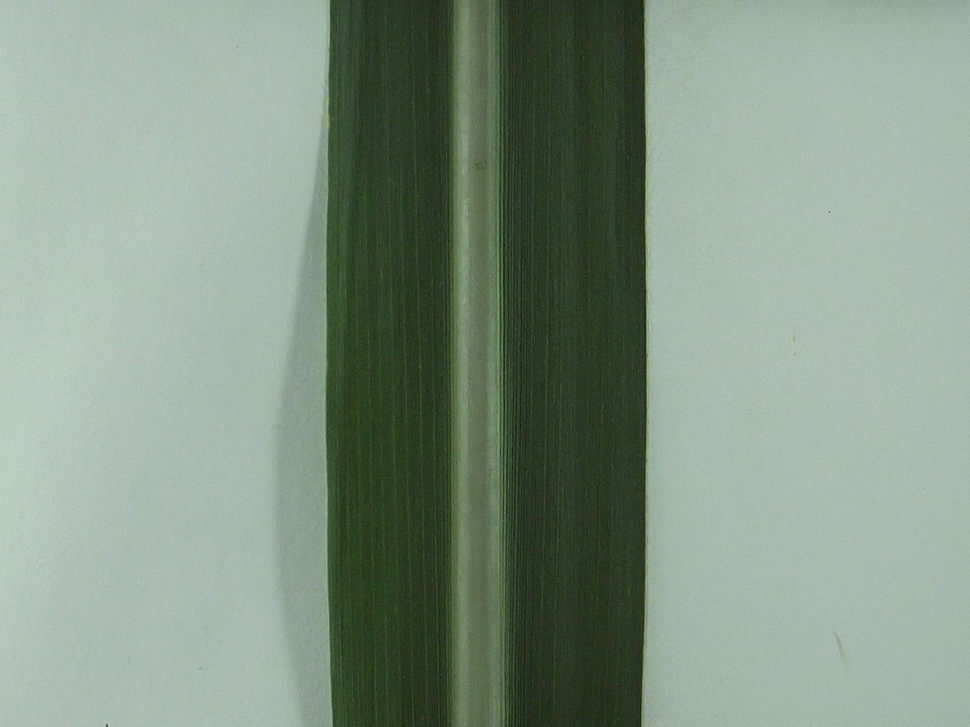
#> input picture 219_1_1.JPG, 970 x 727 px, shrunk from 4288 x 3216 before the run, found by its file name
$ python limbo.py
#> lines starting #> are read from the running program, lines starting #| are printed output that depends on the picture; after the words box and inside, x2 and y2 are one past the last pixel; in counts of white or black regions, pixels touching at a corner belong together; long printed decimals are rounded
import cv2
import numpy as np

img = cv2.imread("219_1_1.JPG")
#> img is the input picture: shape (727, 970, 3); mean B, G, R 131.9, 148.6, 129.7
hsv = cv2.cvtColor(img, cv2.COLOR_BGR2HSV)
#> hsv: shape (727, 970, 3); mean H, S, V 64.6, 50.9, 148.6

lower2 = (14, 90, 10)
upper2 = (100, 255, 255)

mask2 = cv2.inRange(hsv, lower2, upper2)
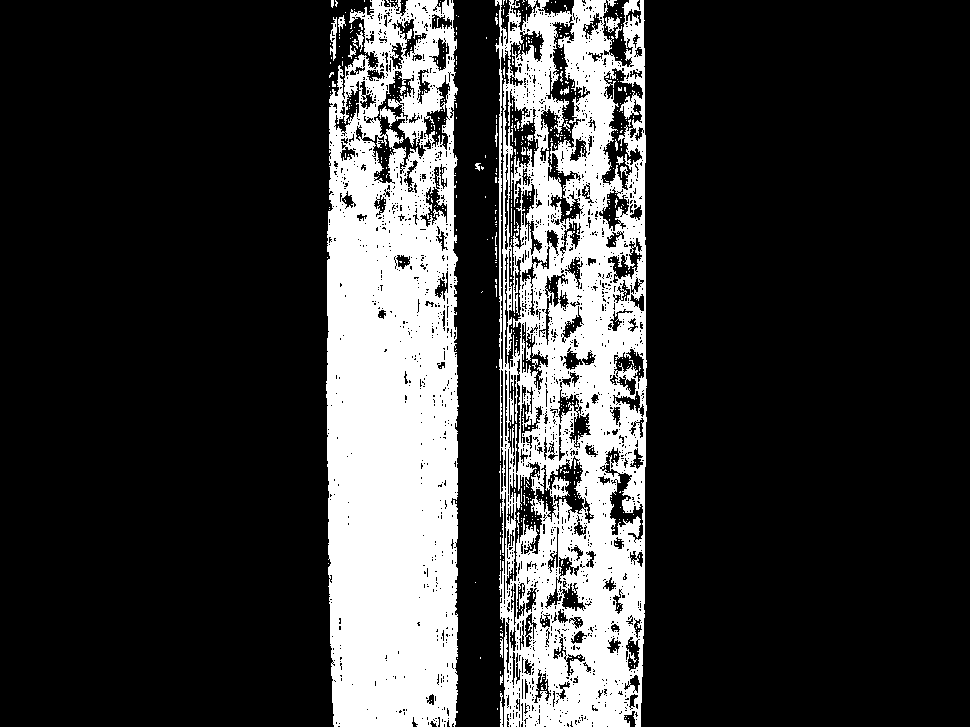
#> mask2: shape (727, 970); 21.9% white; 625 white regions (599 under 20 px), largest, box (x1, y1, x2, y2) and area: (326, 0, 459, 727) 80820, (495, 0, 647, 727) 71165, (330, 17, 337, 61) 165
res = cv2.bitwise_and(img, img, mask=mask2)
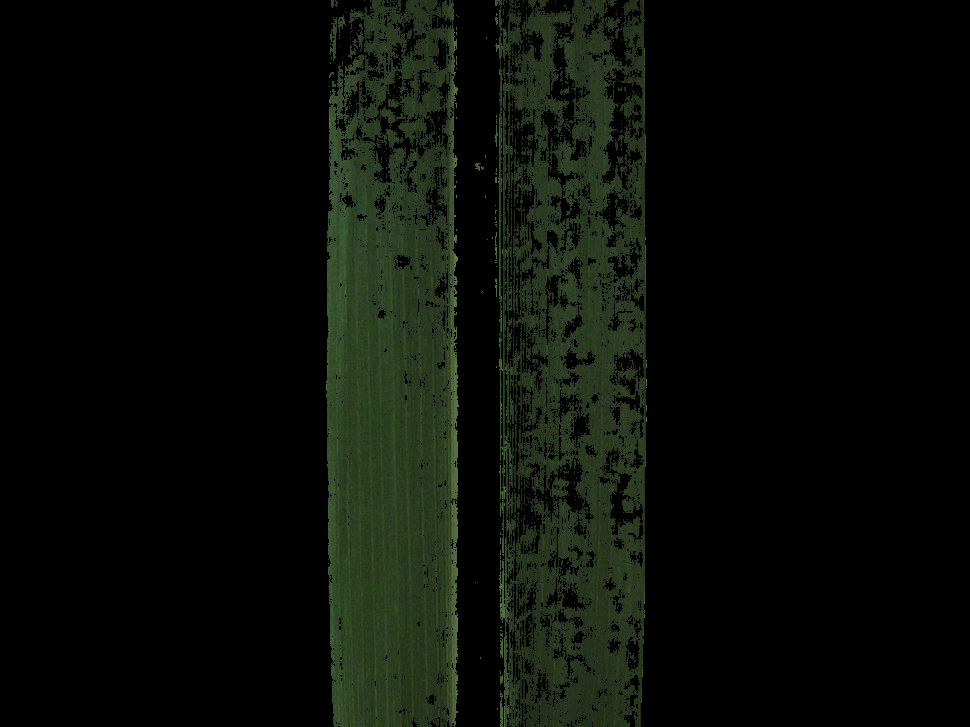
#> res: shape (727, 970, 3); mean B, G, R 7.6, 13.4, 9.7

valorMedio = cv2.mean(res)
#> valorMedio = (7.6, 13.41, 9.66, 0)

(mean, std) = cv2.meanStdDev(res)
#> mean = [7.6, 13.41, 9.66]; std = [14.78, 25.79, 18.65]

RGB = np.concatenate([(mean, std)]).flatten()
#> RGB = [7.6, 13.41, 9.66, 14.78, 25.79, 18.65]

cv2.imshow('Res', res)
cv2.waitKey(0)
cv2.destroyAllWindows()

print('Valores da média e desvio padrão RGB')
print(valorMedio)
#| (7.597, 13.405, 9.655, 0.0)
print(RGB)
#| [ 7.597 13.405  9.655 14.782 25.793 18.648]
